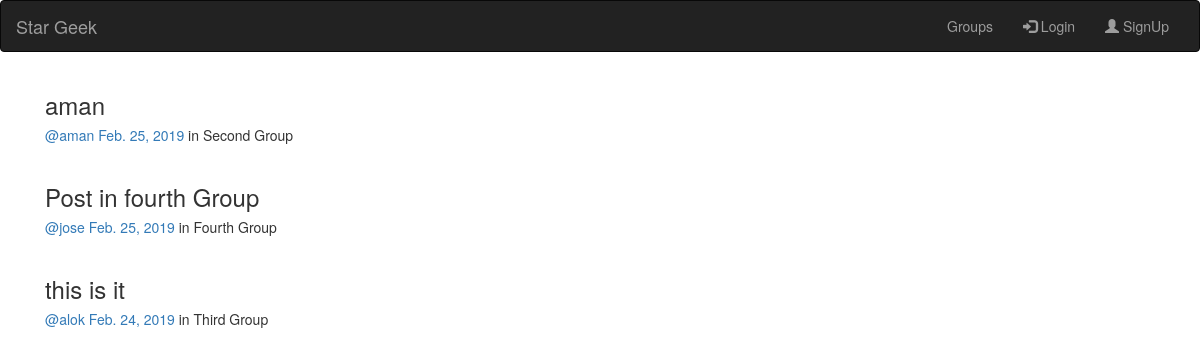
/posts/, run on the app's committed database.
### posts/models.py (models this page shows, shortened)
class Post(models.Model):
    message = models.TextField()
    created_at = models.DateField(auto_now = True)
    user = models.ForeignKey(User,related_name='posts',on_delete = models.CASCADE)
    group = models.ForeignKey(Group,related_name='posts',on_delete = models.CASCADE)
    class Meta():
        ordering = ['-created_at']

### groups/models.py (models this page shows, shortened)
class Group(models.Model):
    name = models.CharField(max_length = 255,unique = True)
    slug = models.SlugField(allow_unicode = True,unique = True)
    description = models.TextField(default = '')
    members = models.ManyToManyField(User,related_name = "group")

### posts/views.py (the view)
class PostList(SelectRelatedMixin,generic.ListView):
    model = models.Post
    select_related = ('user','group')

### posts/templates/posts/post_list.html
{% extends "posts/post_base.html" %}
{% block post_content %}
  <div class="col-md-8">
    {% for post in post_list %}
      {% include "posts/_post.html" %}
    {% endfor %}
    </div>
{% endblock %}

### posts/templates/posts/_post.html (shortened to what this page needs)
<div class="post media">
	<h3>{{ post.message|safe }}</h3>
	<div class="media-body">
		<h5 class="media-heading">
			<span class="username"><a href="{% url 'posts:for_user' username=post.user.username %}">@{{ post.user.username }}</a></span>
			<time class="time"><a href="{% url 'posts:single' username=post.user.username pk=post.pk %}">{{ post.created_at }}</a></time>
			{% if post.group %}
			<span class="group-name">in {{ post.group.name }}</span>
			{% endif %}
		</h5>
	</div>
</div>

### data on the page
Post: message "aman", user.username "aman", created_at "Feb. 25, 2019", group.name "Second Group"
Post: message "Post in fourth Group", user.username "jose", created_at "Feb. 25, 2019", group.name "Fourth Group"
Post: message "this is it", user.username "alok", created_at "Feb. 24, 2019", group.name "Third Group"
